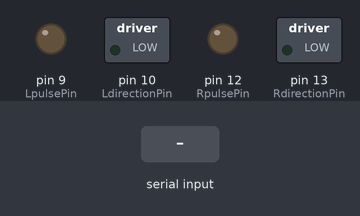
This sketch was run on a simulated Arduino Uno, built with avr-gcc and run on an emulated ATmega328P. Shown: switched loads named in the sketch (green lamp = pin HIGH), output pins drawn as LEDs (lit = HIGH). The inputs (shaded band) are chosen by the test bench. What the sketch prints to the serial monitor is not drawn.

Above: at 1.2 s.
1.3 s: "1" received over Serial
3.2 s: "1" received over the second serial link
At 4.0 s:
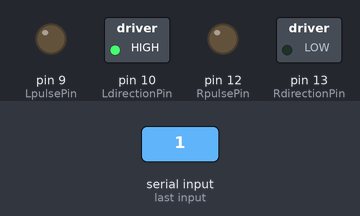
5.1 s: "4" received over the second serial link
At 6.7 s:
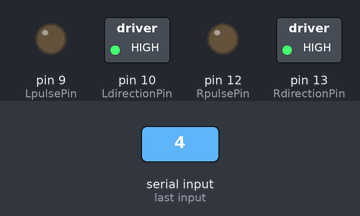
7.0 s: "2" received over the second serial link
At 8.7 s:
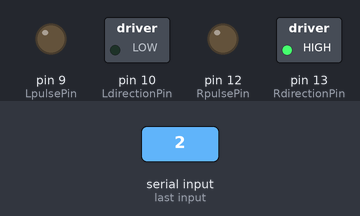
9.3 s: "3" received over the second serial link
At 9.55 s:
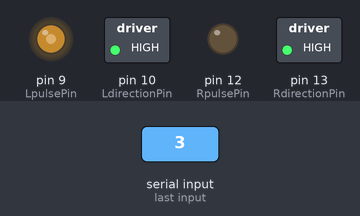
Timing chart, 0 to 12.2 s (numbered marks = the images above; inputs shaded):
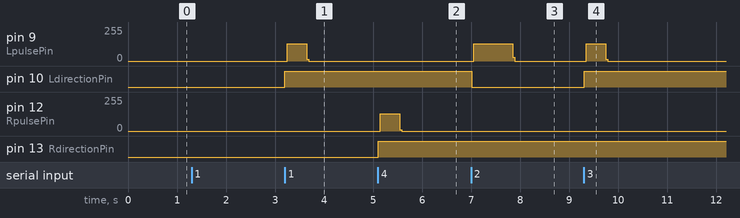

Measured:
- after the input at 1.3 s, every drawn part: stays the same
- after the input at 3.2 s, pin 9 (LpulsePin): 0/255 → 128/255 at once, → 0/255 0.40 s later; pin 10 (LdirectionPin): LOW → HIGH at once
- after the input at 5.1 s, pin 12 (RpulsePin): 0/255 → 129/255 after 0.05 s, → 0/255 0.40 s later; pin 13 (RdirectionPin): LOW → HIGH at once
- after the input at 7.0 s, pin 9 (LpulsePin): 0/255 → 128/255 after 0.05 s, → 0/255 0.80 s later; pin 10 (LdirectionPin): HIGH → LOW at once
- after the input at 9.3 s, pin 9 (LpulsePin): 0/255 → 128/255 after 0.05 s, → 0/255 0.40 s later; pin 10 (LdirectionPin): LOW → HIGH at once

The sketch:

test_step.ino
```cpp
#include <IntervalCheck.h>
#include <Stepper_Motor.h>
#include <SoftwareSerial.h>
#define Rx 0
#define Tx 1

SoftwareSerial xbee(Rx,Tx);
Stepper_Motor Lmotor,Rmotor;
IntervalCheck dircheck;
const int checkInt = 10;

const int RdirectionPin = 13;
const int RpulsePin = 12;
const int LdirectionPin = 10;
const int LpulsePin = 9;

char msg = ' ';
void setup() {
  pinMode(Rx,INPUT);
  pinMode(Tx,OUTPUT);
  Lmotor.set_driver(LdirectionPin,LpulsePin);
  Rmotor.set_driver(RdirectionPin,RpulsePin);
  dircheck.setInterval(checkInt);
  Serial.begin(9600);
  xbee.begin(9600);
}

void loop() {
/*
  Lmotor.turn_left();
  Rmotor.turn_right();
  delay(3000);
  */
while(Serial.available()>0){
    msg = xbee.read();
    Serial.println(msg);
 if(dircheck.MinIntervalElapsedUpdate()){
    switch(msg){
      case '1':
        Lmotor.turn_left();
        Serial.print("L going left");
        break;
      case '2':
        Lmotor.turn_right();
        break;
      case '3':
        Lmotor.straight();
        break;
      case '4':
        Rmotor.turn_left();
        Serial.print("R going Left");
        break;
      case '5':
        Rmotor.turn_right();
        break;
      case '6':
        Rmotor.straight();
        break;
      default:
        break;
    }
  }
  delay(10);
}
}
```
